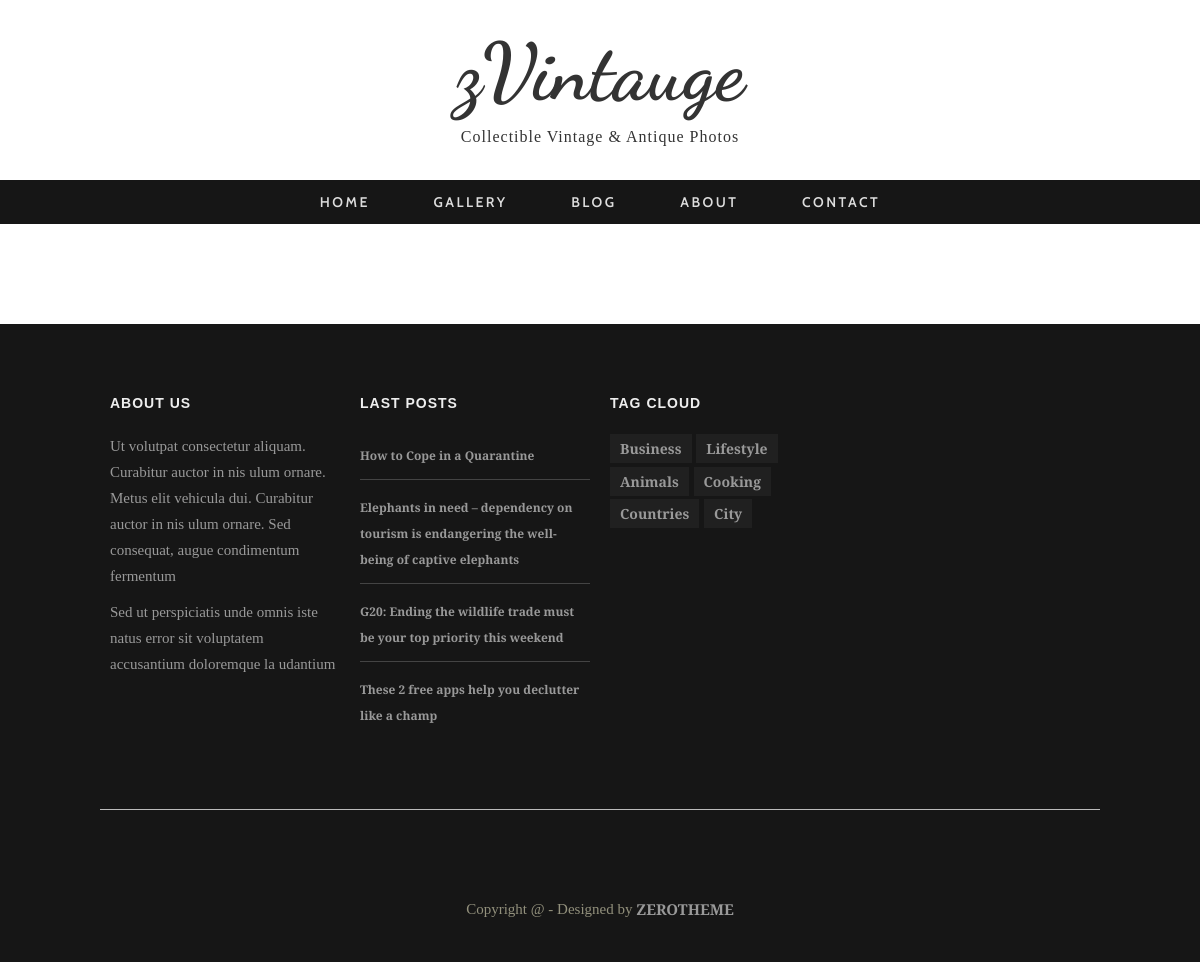
The app's page /blog/tag/cooking/ with its own data.
### blog/models.py (models this page shows, shortened)
class Article(models.Model):
    title = models.CharField(max_length = 255)
    min_text = models.CharField(max_length = 1023, blank = True, default="")
    text = models.TextField()
    tags = models.ManyToManyField(Tag)
    date_created = models.DateTimeField(auto_now_add = True)
    image = models.ImageField(upload_to = 'images', null = True, blank = True)
    def get_absolute_url(self):
        return reverse('article_detail_url', kwargs = { 'id' : self.id })

class Tag(models.Model):
    name = models.CharField(max_length = 50)
    def get_absolute_url(self):
        return reverse('tag_detail_url', kwargs = { 'tagname' : self.name })

### blog/views.py (the view)
# urls.py: path('tag/<str:tagname>/', views.TagDetail.as_view(), name = 'tag_detail_url')
class TagDetail(View):
    def get(self, request, tagname):
        tag = Tag.objects.get(name = tagname)
        articles = tag.article_set.all()
        context = {
            'tag': tag,
            'object_list': articles
        }
        return render(request, 'blog/tag_detail.html', context)

### blog/templatetags/blog_extras.py (called while the page is built)
@register.simple_tag
def get_tags():
    tags = Tag.objects.all()
    return tags

@register.simple_tag
def get_last_posts():
    posts = Article.objects.order_by('-date_created')[:4]
    return posts

### blog/templates/blog/tag_detail.html (shortened to what this page needs)
{% extends 'base_blog.html' %}
{% block content %}
	{% include 'includes/articles.html' %}
{% endblock %}

### blog/templates/includes/footer.html (shortened to what this page needs)
{% load blog_extras %}
<footer>
    <div class="zerogrid wrap-footer">
        <div class="row">
            <div class="col-1-4 col-footer-1">
                <div class="wrap-col">
                    <h3 class="widget-title">About Us</h3>
                    <p>Ut volutpat consectetur aliquam. Curabitur auctor in nis ulum ornare. Metus elit vehicula dui. Curabitur auctor in nis ulum ornare. Sed consequat, augue condimentum fermentum</p>
                    <p>Sed ut perspiciatis unde omnis iste natus error sit voluptatem accusantium doloremque la udantium</p>
                </div>
            </div>
            <div class="col-1-4 col-footer-2">
                <div class="wrap-col">
                    <h3 class="widget-title">Last Posts</h3>
                    <ul>
                        {% get_last_posts as posts %}
                        {% for post in posts %}
                            <li><a href="{{ post.get_absolute_url }}">{{ post.title }}</a></li>
                        {% endfor %}
                    </ul>
                </div>
            </div>
            <div class="col-1-4 col-footer-3">
                <div class="wrap-col">
                    <h3 class="widget-title">Tag Cloud</h3>
                    {% get_tags as tags %}
                    {% for tag in tags %}
                        <a href="{{ tag.get_absolute_url }}">{{ tag.name }}</a>
                    {% endfor %}
                </div>
            </div>
        </div>
    </div>
    <div class="zerogrid bottom-footer">
        <div class="row">
            <div class="bottom-social">
                <a href="#"></a>
                <a href="#"></a>
                <a href="#"></a>
                <a href="#"></a>
                <a href="#"></a>
                <a href="#"></a>
                <a href="#"></a>
                <a href="#"></a>
            </div>
        </div>
        <div class="copyright">
            Copyright @ - Designed by <a href="https://www.zerotheme.com" title="free website templates">ZEROTHEME</a>
        </div>
    </div>
</footer>

### static/css/zerogrid.css (style rules this page uses)
.zerogrid { width: 1000px; position: relative; margin: 0 auto; padding: 0px; }
.zerogrid:after { content: "\0020"; display: block; height: 0; clear: both; visibility: hidden; }
.zerogrid .row:before,.row:after { content: '\0020'; display: block; overflow: hidden; visibility: hidden; width: 0; height: 0; }
.zerogrid .row:after { clear: both; }
.zerogrid .row { zoom: 1; }
.zerogrid .wrap-col { margin:10px; }
.zerogrid .col-1-2, .zerogrid .col-1-3, .zerogrid .col-2-3, .zerogrid .col-1-4, .zerogrid .col-2-4, .zerogrid .col-3-4, .zerogrid .col-1-5, .zerogrid .col-2-5, .zerogrid .col-3-5, .zerogrid .col-4-5, .zerogrid .col-1-6, .zerogrid .col-2-6, .zerogrid .col-3-6, .zerogrid .col-4-6, .zerogrid .col-5-6 { float:left; display: inline-block; }
.zerogrid .col-1-4,.zerogrid .col-1-4-fixed { width:25%; }

### static/css/style.css (style rules this page uses)
a,abbr,acronym,address,applet,article,aside,audio,b,blockquote,big,body,center,canvas,caption,cite,code,command,datalist,dd,del,details,dfn,dl,div,dt,em,embed,fieldset,figcaption,figure,font,footer,form,h1,h2,h3,h4,h5,h6,header,hgroup,html,i,iframe,img,ins,kbd,keygen,label,legend,li,meter,nav,object,ol,output,p,pre,progress,q,s,samp,section,small,span,source,strike,strong,sub,sup,table,tbody,tfoot,thead,th,tr,tdvideo,tt,u,ul,var { background:transparent;border:0 none;font-size:100%;margin:0;padding:0;border:0;outline:0;vertical-align:top; }
ol, ul { list-style:none; }
article, aside, audio, canvas, command, datalist, details, embed, figcaption, figure, footer, header, hgroup, keygen, meter, nav, output, progress, section, source, video { display:block; }
* { -webkit-box-sizing: border-box; -moz-box-sizing: border-box; box-sizing: border-box; }
a { color: #333;text-decoration: none; }
h3, h4 { font-size: 20px;line-height: 20px; }
h1, h2, h3, h4, h5, h6 { clear: both;hyphens: auto; color: #000;line-height: 1.2;font-family: 'Montserrat', sans-serif;letter-spacing: 1px; }
p { margin: 10px 0; }
.widget-title { font-weight: bold;text-transform: uppercase;line-height: 1.38;margin-bottom: 20px;font-size: 14px;color: #eee; }
html, body { width:100%; padding:0; margin:0; }
body { font: 16px/26px Arial, Helvetica, sans-serif;font-family: 'Crimson Text', serif;background: #fff; }
footer { background: #161616;font-size: 15px;color: #999 }
footer a { color:#999;font-weight: bold;text-shadow: none; }
footer .wrap-footer { padding: 60px 0; }
footer .wrap-footer ul li { margin-bottom: 5px;padding: 10px 0 15px; }
footer .col-footer-2 ul { padding: 0; }
footer .col-footer-2 ul li { list-style: none;margin-bottom: 5px; border-bottom: 1px solid #444;padding-bottom: 10px; }
footer .col-footer-2 ul li:last-child { border-bottom: none; }
footer .col-footer-2 ul li a { color: #999;font-size: 12px; }
footer .col-footer-3 a { color: #999; background: #202020; padding: 5px 10px;line-height: 2.3;font-size: 14px;text-transform: capitalize;margin-right: 1px; }
footer .bottom-footer { color: #92907C;text-align: center;padding: 40px 0;border-top: 1px solid #bbb; }
footer .bottom-social { margin-bottom: 20px; }

### records on screen
Article: title "How to Cope in a Quarantine"
Article: title "Elephants in need – dependency on tourism is endangering the well-being of captive elephants"
Article: title "G20: Ending the wildlife trade must be your top priority this weekend"
Article: title "These 2 free apps help you declutter like a champ"
Tag: name "Business"
Tag: name "Lifestyle"
Tag: name "Animals"
Tag: name "Cooking"
Tag: name "Countries"
Tag: name "City"
